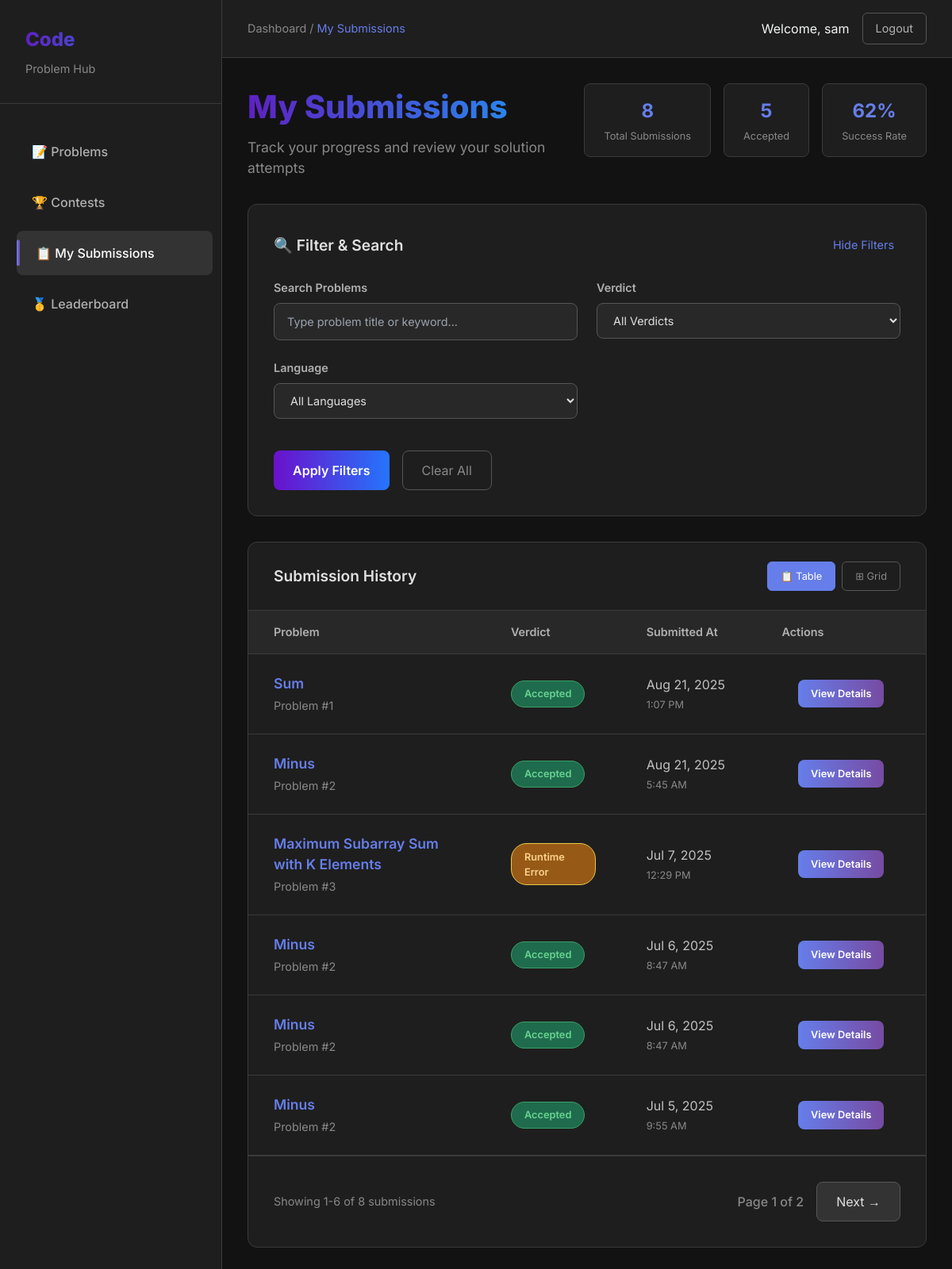
Page /submissions/history/ (signed in) on the earlier database version.
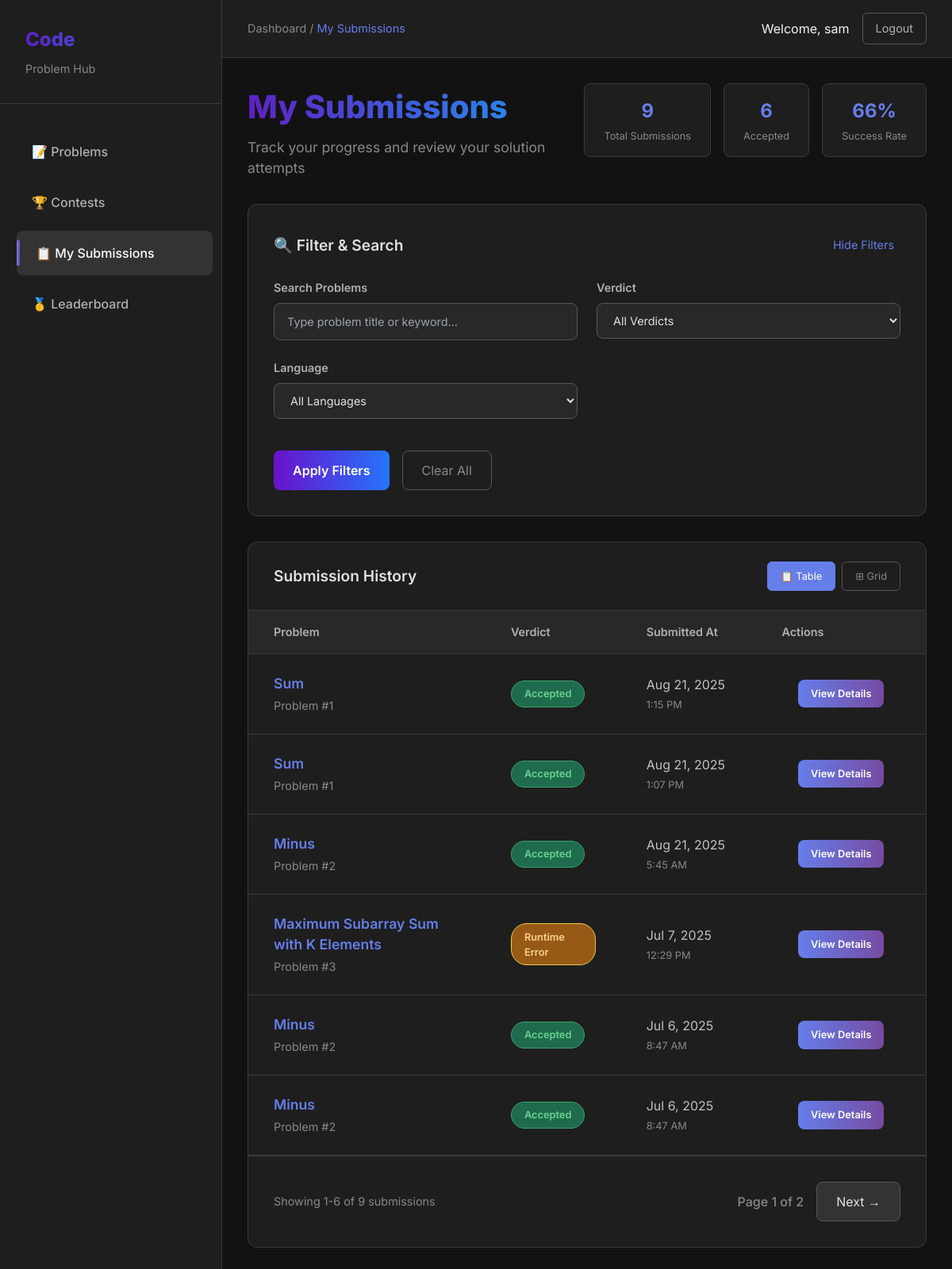
Same page on the later database version.
### submissions/models.py (models this page shows, shortened)
class Submission(models.Model):
    STATUS_CHOICES = [
        ('Accepted', 'Accepted'),
        ('Wrong Answer', 'Wrong Answer'),
        ('Time Limit Exceeded', 'Time Limit Exceeded'),
        ('Runtime Error', 'Runtime Error'),
    ]
    user = models.ForeignKey(User, on_delete=models.CASCADE)
    problem = models.ForeignKey(Problem, on_delete=models.CASCADE)
    code = models.TextField()
    language = models.CharField(max_length=20, default='python')
    created_at = models.DateTimeField(auto_now_add=True)
    verdict = models.CharField(max_length=20, choices=STATUS_CHOICES)
    output = models.TextField()
    error = models.TextField()

### problems/models.py (models this page shows, shortened)
class Problem(models.Model):
    DIFFICULTY_CHOICES = [
        ('Easy', 'Easy'),
        ('Medium', 'Medium'),
        ('Hard', 'Hard'),
    ]
    title = models.CharField(max_length=200)
    description = models.TextField()
    input_description = models.TextField()
    output_description = models.TextField()
    constraints = models.TextField()
    sample_input = models.TextField()
    sample_output = models.TextField()
    difficulty = models.CharField(max_length=10, choices=DIFFICULTY_CHOICES)
    tags = models.ManyToManyField(Tag, related_name='problems')
    slug = models.SlugField(unique=True)

### submissions/views.py (the view)
# urls.py: path('history/', views.submission_history, name='submission_history'),
@login_required
def submission_history(request):
    submissions = Submission.objects.filter(user=request.user).order_by('-created_at')
    paginator = Paginator(submissions, 6)
    page_number = request.GET.get('page')
    page_obj = paginator.get_page(page_number)
    if User.is_authenticated:
        total_submissions = submissions.count()
        accepted_count = submissions.filter(verdict='Accepted').count()
    else:
        total_submissions = 0
        accepted_count = 0
    percent_accepted = int(accepted_count / total_submissions * 100) if total_submissions > 0 else 0
    return render(request, 'submissions/history.html', {
        'submissions': page_obj,
        'total_submissions': total_submissions,
        'accepted_count': accepted_count,
        'percent_accepted': percent_accepted,
        })

### templates/submissions/history.html (shortened to what the changed rows need)
<!DOCTYPE html>
<html lang="en">
<head>
    <script src="https://cdn.tailwindcss.com"></script>
</head>
<body class="bg-gray-900 text-gray-100">
    <div class="main-container">
        <div style="flex: 1;">
            <main class="content-area">
                <div class="content-header">
                    <div class="page-title-section">
                        <h1 class="page-title">My Submissions</h1>
                    </div>
                    <div class="stats-section">
                        <div class="stat-card">
                            <div class="stat-number" id="totalSubmissions">{{total_submissions}}</div>
                            <div class="stat-label">Total Submissions</div>
                        </div>
                        <div class="stat-card">
                            <div class="stat-number" id="acceptedSubmissions">{{accepted_count}}</div>
                            <div class="stat-label">Accepted</div>
                        </div>
                        <div class="stat-card">
                            <div class="stat-number" id="acceptanceRate">{{percent_accepted}}%</div>
                            <div class="stat-label">Success Rate</div>
                        </div>
                    </div>
                </div>
                <div class="filter-panel">
                    <div class="filter-header">
                        <h2 class="filter-title">🔍 Filter & Search</h2>
                    </div>
                </div>
                <div class="submissions-container">
                    <div class="submissions-header">
                        <h2 class="submissions-title">Submission History</h2>
                    </div>
                    <div class="submissions-table-container" id="tableView">
                        <table class="submissions-table">
                            <thead>
                                <tr>
                                    <th style="width: 35%;">Problem</th>
                                    <th style="width: 20%;">Verdict</th>
                                    <th style="width: 20%;">Submitted At</th>
                                    <th style="width: 25%;">Actions</th>
                                </tr>
                            </thead>
                            <tbody id="submissionTableBody">
                                {% for submission in submissions %}
                                <tr>
                                    <td>
                                        <a href="{% url 'problem_detail' submission.problem.slug %}" class="problem-title-cell">{{ submission.problem.title }}</a>
                                        <div style="color: #888; font-size: 0.9rem; margin-top: 0.25rem;">
                                            Problem #{{ submission.problem.id }}
                                        </div>
                                    </td>
                                    <td>
                                        <span class="verdict-badge
                                            {% if submission.verdict == 'Accepted' %}verdict-accepted
                                            {% elif submission.verdict == 'Wrong Answer' %}verdict-wrong
                                            {% elif submission.verdict == 'Runtime Error' %}verdict-runtime-error
                                            {% elif submission.verdict == 'Time Limit Exceeded' %}verdict-tle
                                            {% else %}verdict-other
                                            {% endif %}">
                                            {{ submission.verdict }}
                                        </span>
                                    </td>
                                    <td style="color: #c0c0c0;">
                                        {{ submission.created_at|date:"M j, Y" }}<br>
                                        <span style="color: #888; font-size: 0.8rem;">{{ submission.created_at|time:"g:i A" }}</span>
                                    </td>
                                    <td class="actions-cell">
                                        <button
                                            onclick="showSubmissionDetails(
                                                `{{ submission.code|escapejs }}`,
                                                `{{ submission.output|default:''|escapejs }}`,
                                                `{{ submission.error|default:''|escapejs }}`,
                                                '{{ submission.problem.title|escapejs }}',
                                                '{{ submission.verdict|escapejs }}',
                                                '{{ submission.created_at|escapejs }}'
                                            )"
                                            class="view-details-btn"
                                        >
                                            View Details
                                        </button>
                                    </td>
                                </tr>
                                {% endfor %}
                            </tbody>
                        </table>
                    </div>
                    <div class="pagination-container">
                        <div class="pagination-info">
                            Showing {{ submissions.start_index }}-{{ submissions.end_index }} of {{ submissions.paginator.count }} submissions
                        </div>
                        <div class="pagination-controls">
                            <span>Page {{ submissions.number }} of {{ submissions.paginator.num_pages }}</span>
                            {% if submissions.has_next %}
                                <a href="?page={{ submissions.next_page_number }}">
                                </a>
                            {% endif %}
                        </div>
                    </div>
                </div>
            </main>
        </div>
    </div>
</body>
</html>

Differences in the rows shown:
no longer on this page (row unchanged): Submission: problem "Minus", problem.id "2", verdict "Accepted", created_at "Jul 5, 2025", created_at "9:55 AM"
added Submission: problem "Sum", problem.id "1", verdict "Accepted", created_at "Aug 21, 2025", created_at "1:15 PM"
Other differences:
{{ total_submissions }}: "8" → "9"
{{ accepted_count }}: "5" → "6"
{{ percent_accepted }}: "62" → "66"
{{ submissions.paginator.count }}: "8" → "9"
